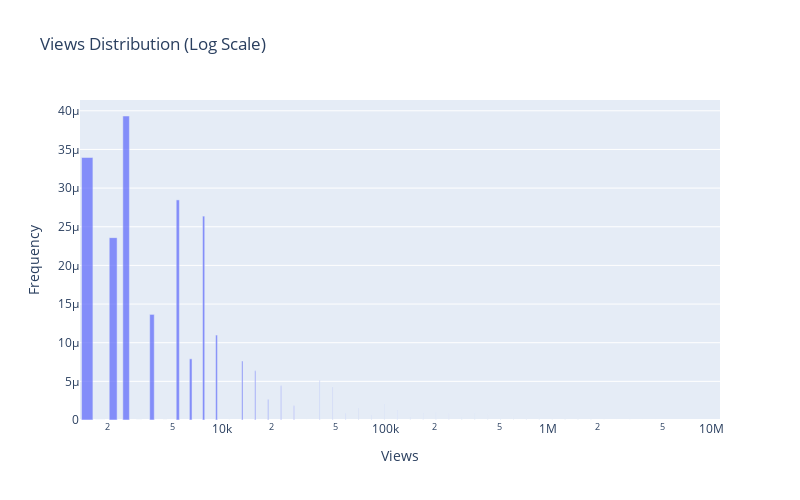
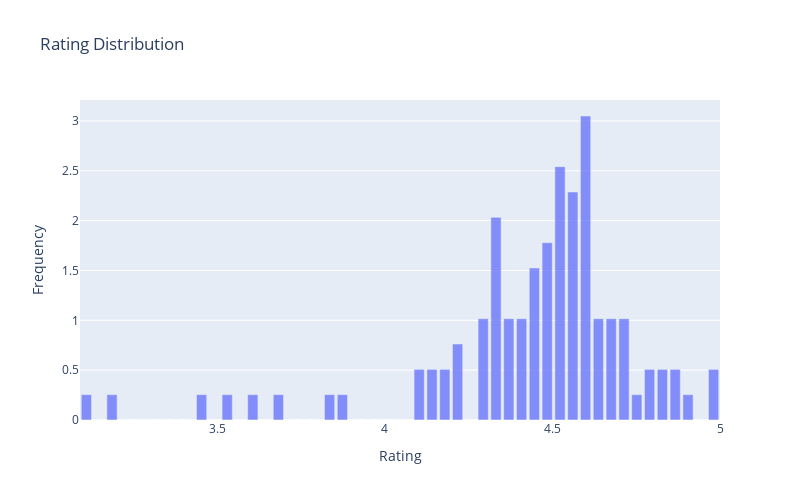
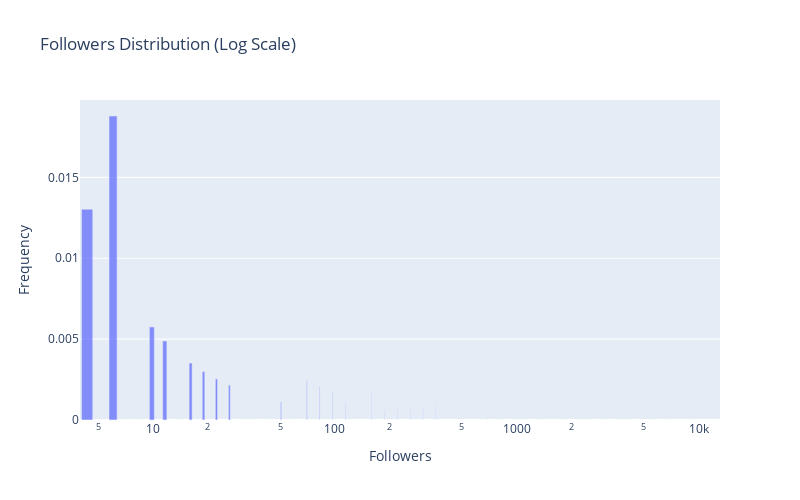
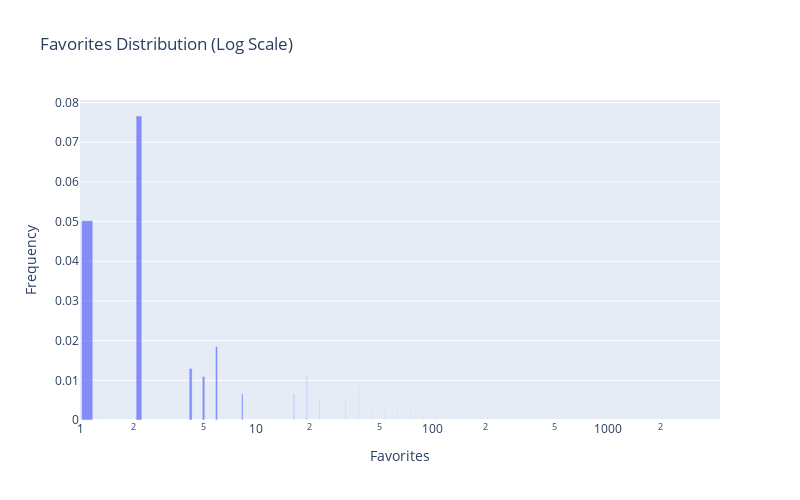

Notebook code for these charts, in order:
### Markdown cell above
## Numerical Features Distribution

Let's analyze the distribution of key numerical features using histograms and box plots.

### Code cell
# Define key metrics for analysis
key_metrics = ['views', 'rating', 'followers', 'favorites', 'chapters', 'pages']

# Create individual distribution plots for better readability
for metric in key_metrics:
    # Skip non-numeric columns or convert if possible
    if not pd.api.types.is_numeric_dtype(df[metric]):
        print(f"Skipping {metric} as it's not numeric (type: {df[metric].dtype})")
        continue
        
    # Create figure
    fig = go.Figure()
    
    # Create histogram data with proper handling of data types
    try:
        # Create bins manually to avoid Interval objects
        values = df[metric].dropna()
        min_val = values.min()
        max_val = values.max()
        
        # Check for skewness to determine appropriate scaling
        skewness = values.skew()
        print(f"Skewness for {metric}: {skewness:.2f}")
        is_right_skewed = skewness > 1.0  # Common threshold for significant right skew
        
        # If right-skewed and not already using log scale, use log binning
        if is_right_skewed and min_val > 0:  # Ensure all values are positive for log scale
            # For log scale, use logarithmically spaced bins
            bins = np.logspace(np.log10(max(min_val, 0.1)), np.log10(max_val), 51)
            hist_data = np.histogram(values, bins=bins, density=True)
            bin_centers = [(bins[i] + bins[i+1])/2 for i in range(len(bins)-1)]
        else:
            # For normal scale, use linearly spaced bins
            bins = np.linspace(min_val, max_val, 51)  # 51 points = 50 bins
            hist_data = np.histogram(values, bins=bins, density=True)
            bin_centers = [(bins[i] + bins[i+1])/2 for i in range(len(bins)-1)]
        
        # Create bar chart with bin centers and heights
        fig.add_trace(
            go.Bar(
                x=bin_centers,
                y=hist_data[0],
                name='Distribution',
                opacity=0.75
            )
        )
    except Exception as e:
        print(f"Error creating histogram for {metric}: {e}")
        continue
    
    # Update layout
    fig.update_layout(
        title=f'{metric.capitalize()} Distribution{" (Log Scale)" if is_right_skewed and min_val > 0 else ""}',
        xaxis_title=metric.capitalize(),
        yaxis_title='Frequency',
        height=500,
        width=800,
        showlegend=False  # No need for legend with single trace
    )
    
    # Use log scale for highly skewed metrics
    if is_right_skewed and min_val > 0:
        fig.update_xaxes(type='log')
        print(f"Applied log scaling to {metric} due to right-skewed distribution (skewness: {skewness:.2f})")
    
    try:
        fig.show()
    except TypeError as e:
        print(f"Error displaying plot for {metric}: {e}")
        print(f"Data types - x: {type(bin_centers[0])}, y: {type(hist_data[0][0])}")
        continue
    
    # Print basic statistics
    stats = df[metric].describe()
    print(f"\n{metric.capitalize()} Statistics:")
    print(f"Count: {stats['count']:,.0f}")
    print(f"Mean:  {stats['mean']:,.2f}")
    print(f"Std:   {stats['std']:,.2f}")
    print(f"Min:   {stats['min']:,.2f}")
    print(f"25%:   {stats['25%']:,.2f}")
    print(f"50%:   {stats['50%']:,.2f}")
    print(f"75%:   {stats['75%']:,.2f}")
    print(f"Max:   {stats['max']:,.2f}")
    
    # Calculate additional metrics to highlight skewness
    iqr = stats['75%'] - stats['25%']
    median = stats['50%']
    # Check if distribution is significantly skewed
    if (stats['max'] - median) > 3 * (median - stats['min']):
        print(f"Note: {metric} shows significant right skew - median ({median:.2f}) is much closer to min than max")
    
    # Print the 90th, 95th and 99th percentiles for right-skewed distributions
    if is_right_skewed:
        p90 = values.quantile(0.90)
        p95 = values.quantile(0.95)
        p99 = values.quantile(0.99)
        print(f"90th percentile: {p90:,.2f}")
        print(f"95th percentile: {p95:,.2f}")
        print(f"99th percentile: {p99:,.2f}")
        print(f"Percent of data between median and 90th percentile: {((values < p90) & (values > median)).mean()*100:.1f}%")
        print(f"Percent of data between 90th and max: {(values >= p90).mean()*100:.1f}%")

### Figure 1 — Plotly figure (JSON) as saved in the notebook; plotly's stock layout.template omitted (floating-point values rounded to 4 significant figures)
{"data": [{"name": "Distribution", "opacity": 0.75, "type": "bar", "x": [1501.0, 1801.0, 2161.0, 2593.0, 3111.0, 3732.0, 4478.0, 5372.0, 6445.0, 7732.0, 9277.0, 11130.0, 13350.0, 16020.0, 19220.0, 23060.0, 27670.0, 33190.0, 39830.0, 47780.0, 57320.0, 68780.0, 82510.0, 99000.0, 118800.0, 142500.0, 171000.0, 205100.0, 246100.0, 295200.0, 354200.0, 425000.0, 509900.0, 611700.0, 733900.0, 880500.0, 1056000.0, 1267000.0, 1521000.0, 1824000.0, 2189000.0, 2626000.0, 3151000.0, 3780000.0, 4535000.0, 5441000.0, 6528000.0, 7832000.0, 9396000.0, 11270000.0], "y": [3.396e-05, 0.0, 2.359e-05, 3.933e-05, 0.0, 1.366e-05, 0.0, 2.847e-05, 7.91e-06, 2.637e-05, 1.099e-05, 0.0, 7.636e-06, 6.364e-06, 2.652e-06, 4.422e-06, 1.843e-06, 0.0, 5.121e-06, 4.268e-06, 8.894e-07, 1.483e-06, 6.179e-07, 2.06e-06, 1.288e-06, 3.578e-07, 8.946e-07, 9.942e-07, 8.287e-07, 3.454e-07, 1.007e-06, 7.198e-07, 2e-07, 5.834e-07, 1.389e-07, 2.316e-07, 9.652e-08, 1.207e-07, 1.341e-07, 1.118e-07, 4.658e-08, 1.941e-08, 4.854e-08, 1.349e-08, 1.124e-08, 9.37e-09, 0.0, 0.0, 0.0, 9.045e-09]}], "layout": {"height": 500, "showlegend": false, "title": {"text": "Views Distribution (Log Scale)"}, "width": 800, "xaxis": {"title": {"text": "Views"}, "type": "log"}, "yaxis": {"title": {"text": "Frequency"}}}}

### Figure 2 — Plotly figure (JSON) as saved in the notebook; plotly's stock layout.template omitted (floating-point values rounded to 4 significant figures)
{"data": [{"name": "Distribution", "opacity": 0.75, "type": "bar", "x": [3.109, 3.147, 3.185, 3.224, 3.262, 3.3, 3.338, 3.377, 3.415, 3.453, 3.491, 3.529, 3.567, 3.606, 3.644, 3.682, 3.72, 3.758, 3.797, 3.835, 3.873, 3.911, 3.95, 3.988, 4.026, 4.064, 4.102, 4.14, 4.179, 4.217, 4.255, 4.293, 4.332, 4.37, 4.408, 4.446, 4.484, 4.522, 4.561, 4.599, 4.637, 4.675, 4.713, 4.752, 4.79, 4.828, 4.866, 4.905, 4.943, 4.981], "y": [0.2542, 0.0, 0.2542, 0.0, 0.0, 0.0, 0.0, 0.0, 0.0, 0.2542, 0.0, 0.2542, 0.0, 0.2542, 0.0, 0.2542, 0.0, 0.0, 0.0, 0.2542, 0.2542, 0.0, 0.0, 0.0, 0.0, 0.0, 0.5083, 0.5083, 0.5083, 0.7625, 0.0, 1.017, 2.033, 1.017, 1.017, 1.525, 1.779, 2.542, 2.287, 3.05, 1.017, 1.017, 1.017, 0.2542, 0.5083, 0.5083, 0.5083, 0.2542, 0.0, 0.5083]}], "layout": {"height": 500, "showlegend": false, "title": {"text": "Rating Distribution"}, "width": 800, "xaxis": {"title": {"text": "Rating"}}, "yaxis": {"title": {"text": "Frequency"}}}}

### Figure 3 — Plotly figure (JSON) as saved in the notebook; plotly's stock layout.template omitted (floating-point values rounded to 4 significant figures)
{"data": [{"name": "Distribution", "opacity": 0.75, "type": "bar", "x": [4.355, 5.129, 6.04, 7.112, 8.375, 9.863, 11.61, 13.68, 16.11, 18.97, 22.33, 26.3, 30.97, 36.47, 42.95, 50.58, 59.56, 70.14, 82.6, 97.26, 114.5, 134.9, 158.8, 187.0, 220.3, 259.4, 305.4, 359.7, 423.6, 498.8, 587.4, 691.7, 814.6, 959.2, 1130.0, 1330.0, 1566.0, 1845.0, 2172.0, 2558.0, 3012.0, 3547.0, 4177.0, 4919.0, 5793.0, 6822.0, 8033.0, 9460.0, 11140.0, 13120.0], "y": [0.01303, 0.0, 0.0188, 0.0, 0.0, 0.005756, 0.004888, 0.0, 0.003525, 0.002993, 0.002542, 0.002158, 0.0, 0.0, 0.0, 0.001122, 0.0, 0.002428, 0.002062, 0.001751, 0.0009912, 0.0, 0.001787, 0.000607, 0.0007732, 0.0008754, 0.0007434, 0.001105, 0.0, 0.0001138, 0.0, 0.0002462, 0.0001394, 0.0001775, 0.0001005, 8.535e-05, 0.0001087, 0.0002154, 7.84e-05, 6.657e-05, 3.769e-05, 8.001e-05, 9.512e-05, 5.77e-05, 5.88e-05, 2.496e-05, 0.0, 1.8e-05, 5.096e-06, 4.327e-06]}], "layout": {"height": 500, "showlegend": false, "title": {"text": "Followers Distribution (Log Scale)"}, "width": 800, "xaxis": {"title": {"text": "Followers"}, "type": "log"}, "yaxis": {"title": {"text": "Frequency"}}}}

### Figure 4 — Plotly figure (JSON) as saved in the notebook; plotly's stock layout.template omitted (floating-point values rounded to 4 significant figures)
{"data": [{"name": "Distribution", "opacity": 0.75, "type": "bar", "x": [1.092, 1.293, 1.532, 1.814, 2.148, 2.544, 3.013, 3.569, 4.226, 5.005, 5.928, 7.02, 8.314, 9.847, 11.66, 13.81, 16.36, 19.37, 22.94, 27.17, 32.18, 38.11, 45.13, 53.45, 63.3, 74.96, 88.78, 105.1, 124.5, 147.5, 174.6, 206.8, 244.9, 290.1, 343.6, 406.9, 481.9, 570.7, 675.8, 800.4, 947.9, 1123.0, 1330.0, 1575.0, 1865.0, 2208.0, 2615.0, 3097.0, 3668.0, 4344.0], "y": [0.05024, 0.0, 0.0, 0.0, 0.07662, 0.0, 0.0, 0.0, 0.01298, 0.01096, 0.01851, 0.0, 0.006599, 0.0, 0.0, 0.0, 0.006709, 0.01133, 0.004784, 0.0, 0.005116, 0.00864, 0.003648, 0.004107, 0.003467, 0.002928, 0.001854, 0.001044, 0.001322, 0.0003721, 0.0003142, 0.0005306, 0.000896, 0.0, 0.0007985, 0.0004046, 0.0004555, 0.000673, 0.0004871, 0.0002057, 0.0002894, 0.0001466, 0.0002476, 6.969e-05, 5.885e-05, 2.485e-05, 4.196e-05, 1.771e-05, 0.0, 1.263e-05]}], "layout": {"height": 500, "showlegend": false, "title": {"text": "Favorites Distribution (Log Scale)"}, "width": 800, "xaxis": {"title": {"text": "Favorites"}, "type": "log"}, "yaxis": {"title": {"text": "Frequency"}}}}
